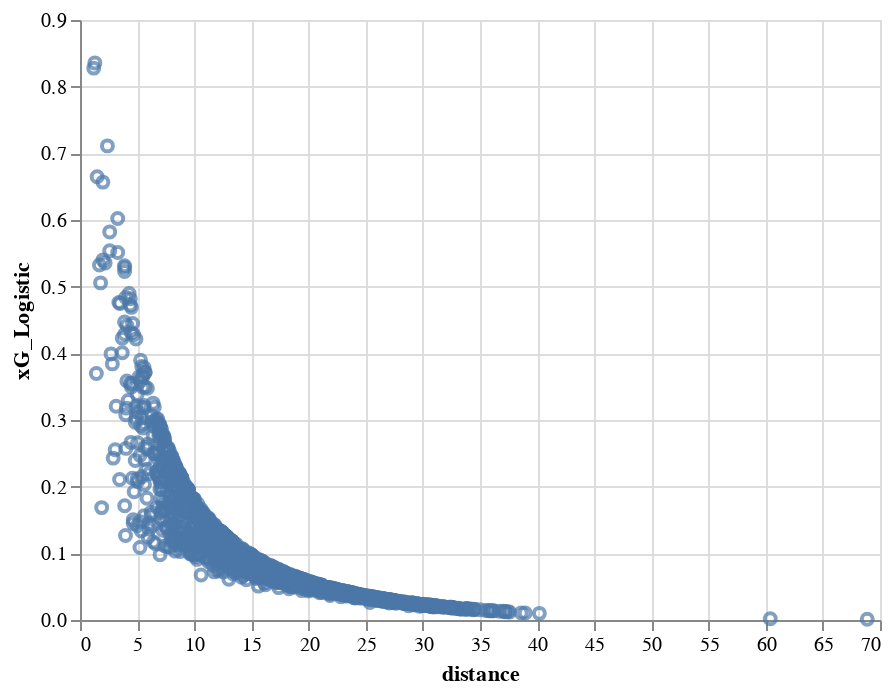

Notebook source saved alongside this figure:
### Code cell
import altair as alt
  
fig = alt.Chart(df_shot).mark_point().encode(
  x='distance',y='xG_Logistic')
fig

### Figure 1 — Vega-Lite specification as saved in the notebook (floating-point values rounded to 4 significant figures; data arrays with more than 128 entries replaced by an {"elided": "..."} marker saying what was removed)
{"config": {"view": {"continuousWidth": 400, "continuousHeight": 300}}, "data": {"name": "data-4f09e1cce0e50745414e89e4496b1fcc"}, "mark": "point", "encoding": {"x": {"field": "distance", "type": "quantitative"}, "y": {"field": "xG_Logistic", "type": "quantitative"}}, "$schema": "https://vega.github.io/schema/vega-lite/v4.17.0.json", "datasets": {"data-4f09e1cce0e50745414e89e4496b1fcc": {"elided": "1382 records"}}}
